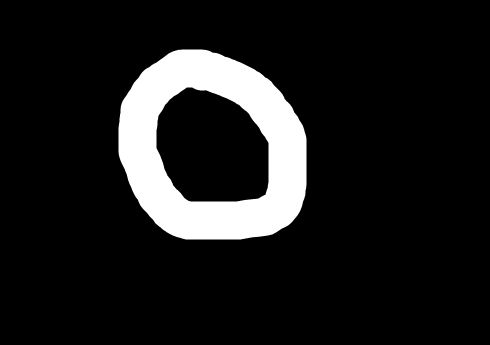
#> input picture captured_images/0/0.png, 490 x 345 px; its folder holds only this picture in this run
$ jupyter execute --allow-errors HandwrittenRecognition.ipynb   (shell and % lines are left out)
#> lines starting #> are read from the running program, lines starting #| are printed output that depends on the picture
[cell 1]
import pyscreenshot as ImageGrab

[cell 2]
import time

[cell 3]
images_folder = "captured_images//"
#> (the rest of this cell did not finish here and is left out)

# generate dataset

[cell 4]
import cv2
import csv
import glob

header = ["label"]
for i in range(0,784):
    header.append("pixel"+str(i))
with open('dataset.csv', 'a') as f:
    writer = csv.writer(f)
    writer.writerow(header)

for label in range(10):
    dirList = glob.glob("captured_images/"+str(label)+"/*.png")

    for img_path in dirList:
        im = cv2.imread(img_path)
#> im is the input picture: shape (345, 490, 3); min 0, max 255, mean 28.3
        im_gray = cv2.cvtColor(im,cv2.COLOR_BGR2GRAY)
        im_gray = cv2.GaussianBlur(im_gray,(15,15), 0)
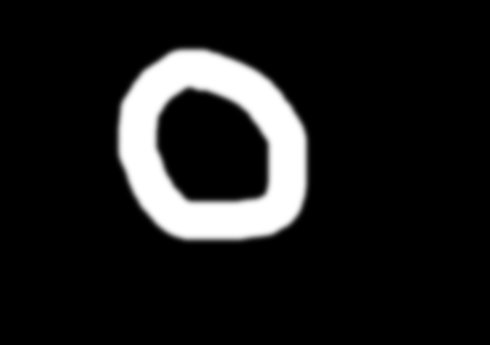
#> im_gray: shape (345, 490); min 0, max 255, mean 28.3
        roi = cv2.resize(im_gray, (28,28), interpolation = cv2.INTER_AREA)
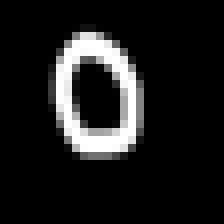
#> roi: shape (28, 28) (shown 8 times larger); min 0, max 255, mean 28.3

        data = []
        data.append(label)
        rows, cols = roi.shape
#> rows = 28; cols = 28

        ## Add pixel one by one into data array
        for i in range(rows):
            for j in range(cols):
                k = roi[i,j]
                if k>100:
                    k=1
                else:
                    k=0
                data.append(k)
#> after the loop, data = 785 values, max 1 at index 122, min 0 at index 0, mean 0.121
        with open('dataset.csv', 'a') as f:
            writer = csv.writer(f)
            writer.writerow(data)
#> pass 2 of the loop `for label in range(10):`:
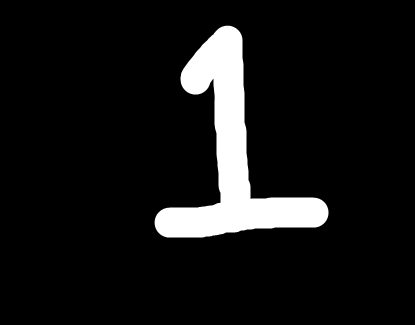
#> input picture captured_images/1/0.png, 415 x 325 px
#> im is the input picture: shape (325, 415, 3); min 0, max 255, mean 21.7
#> `im_gray = cv2.GaussianBlur(im_gray,(15,15), 0)`:
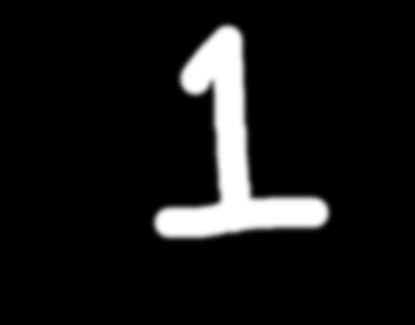
#> im_gray: shape (325, 415); min 0, max 255, mean 21.7
#> `roi = cv2.resize(im_gray, (28,28), interpolation = cv2.INTER_AREA)`:
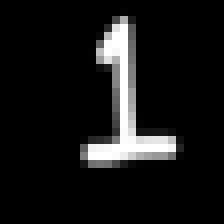
#> roi: shape (28, 28) (shown 8 times larger); min 0, max 255, mean 21.7
#> after the loop `for i in range(rows):`: data = 785 values, max 1 at index 0, min 0 at index 1, mean 0.0981
